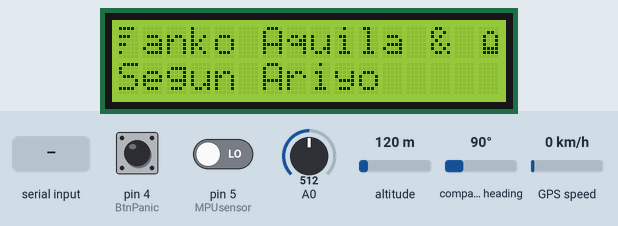
This sketch was run on a simulated Arduino Uno, built with avr-gcc and run on an emulated ATmega328P. On the bench: 16×2 character LCD. The test bench sets the inputs (shaded band); at power-on: pin 4 (BtnPanic) LOW, A0 = 512, pin 5 (MPUsensor) LOW, altitude 120 m, compass heading 90°, GPS speed 0 km/h. The GPS gets a fix after 3 s at 37.7749, -122.4194 with 8 satellites; the modem accepts every AT command (registered, SIM ready, sends succeed) and sends nothing else; what the sketch prints to the serial monitor is not drawn.

Above: at 11.8 s.
11.9 s: pin 4 (BtnPanic) pulled HIGH for 3.2 s
At 16.1 s:
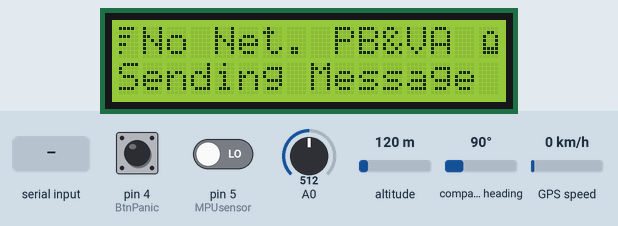
20.0 s: A0 set to 746
26.3 s: A0 set to 773
At 28.9 s:
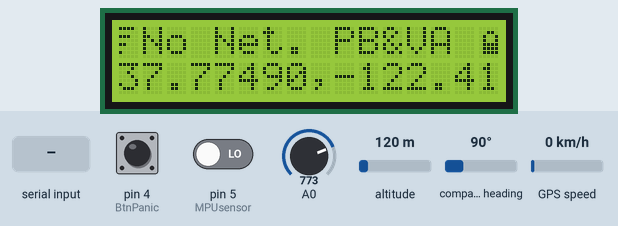
29.9 s: pin 5 (MPUsensor) driven HIGH
At 35.7 s:
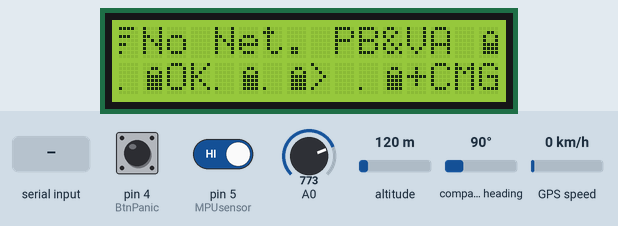
36.3 s: "GLO 1\n" received over the second serial link
At 38.0 s:
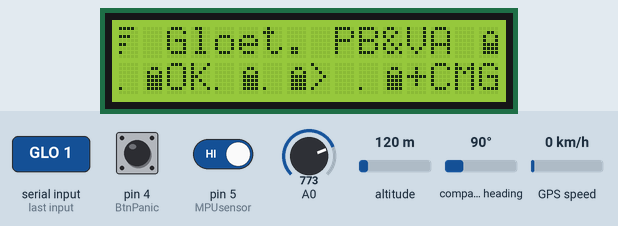
42.7 s: A0 set to 992
At 51.3 s:
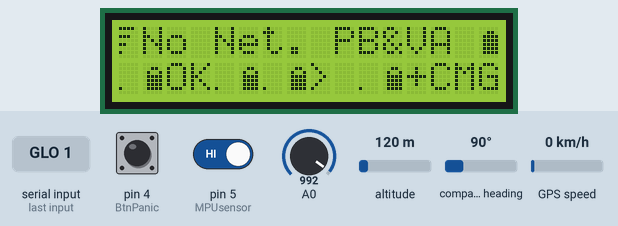
Timing chart, 0 to 52.8 s (numbered marks = the images above; inputs shaded):
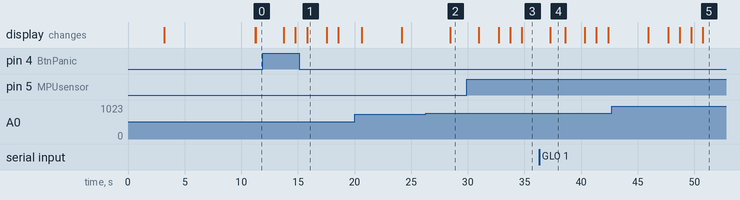

Measured:
- the behaviour switches between 756 and 757 on A0 (found by bisection; images 1 and 2)
- after the input at 11.9 s, the display: first changes after 1.9 s (image 1 shows a later state)
- after the input at 26.3 s, the display: changes after 2.1 s (image 2)
- after the input at 29.9 s, the display: first changes after 1.1 s (image 3 shows a later state)
- after the input at 36.3 s, the display: changes after 1.0 s (image 4)
- after the input at 42.7 s, the display: first differs from a run without the input after 8.1 s (image 5)
- what the display in image 1 shows lasts 1.8 s, from 15.8 s to 17.6 s

The sketch:

accident_detector__and_report.ino
```cpp
/* www.learningbuz.com */
/*Impport following Libraries*/
#include <SoftwareSerial.h>
#include <AltSoftSerial.h>
#include <LiquidCrystal_I2C.h>
#include <TinyGPS.h>

TinyGPS gps;
SoftwareSerial gns(3, 2); // RX, TX
AltSoftSerial gsm;        //rx@8, tx=9
LiquidCrystal_I2C lcd(0x27, 2, 1, 0, 4, 5, 6, 7, 3, POSITIVE);

float voltage;
int netInt;
int BtnPanic = 4;
int MPUsensor = 5;
int BatLevel = A0;
String phoneNumber = "+2348056946260";
int count;
String LAT;
String LON;
int timer;
String NetStatus;
byte batterybar0[8] = {
  0b00000,
  0b00110,
  0b01001,
  0b01001,
  0b01001,
  0b01001,
  0b01111
};

byte batterybar1[8] = {
  0b00000,
  0b00110,
  0b01001,
  0b01001,
  0b01001,
  0b01111,
  0b01111
};

byte batterybar2[8] = {
  0b00000,
  0b00110,
  0b01001,
  0b01001,
  0b01111,
  0b01111,
  0b01111
};
byte batterybar3[8] = {
  0b00000,
  0b00110,
  0b01001,
  0b01111,
  0b01111,
  0b01111,
  0b01111
};
byte batterybar4[8] = {
  0b00000,
  0b00110,
  0b01111,
  0b01111,
  0b01111,
  0b01111,
  0b01111
};


byte net4[8] = {
  0b11110,
  0b00000,
  0b11100,
  0b00000,
  0b11000,
  0b00000,
  0b10000
};


byte net2[8] = {
  0b00000,
  0b00000,
  0b00000,
  0b00000,
  0b11000,
  0b00000,
  0b10000
};

byte net1[8] = {
  0b00000,
  0b00000,
  0b00000,
  0b00000,
  0b00000,
  0b00000,
  0b10000
};

void setup() {
  Serial.begin(9600);
  gns.begin(9600);
  gsm.begin(9600);
  lcd.begin(16, 2); //Defining 16 columns and 2 rows of lcd display

  pinMode(BtnPanic, INPUT);
  pinMode(MPUsensor, INPUT);
  pinMode(A0, INPUT);

  lcd.createChar(0, batterybar1);
  lcd.createChar(1, batterybar2);
  lcd.createChar(2, batterybar3);
  lcd.createChar(3, batterybar4);
  lcd.createChar(5, net1);
  lcd.createChar(6, net2);
  lcd.createChar(7, net4);

 // writeString(0, 0, "welcome PBVARA");

 dispName();

  timer = millis();
}
//=========================================================loop
void loop() {
  netInt = RS();
  float flat, flon;
  unsigned long age;
  voltage = analogRead(A0) * 0.004822;
  int presTime = millis() - timer;

  if (presTime >= 6000) {

    smartdelay(200);

    gps.f_get_position(&flat, &flon, &age);

    LAT = String(flat, 6);

    LON = String(flon, 6);
    Serial.println("GPS: " + LAT + "," + LON);
    writeString(0, 1, "              ");
    writeString(0, 1, NetStatus + " PB&VA");
    clearLine(1);

    if (int(flat) != 1000) {writeString(1, 0, String(flat, 5) + "," + String(flon, 5));
    }
    else {writeString(1, 0, "GPS Connecting");}
    timer = millis();}

  int accidentSense = digitalRead(MPUsensor);

  if (accidentSense == 1) { message("accident");}


  if (digitalRead(BtnPanic) == 1) {  timer = millis();

    while (digitalRead(BtnPanic) == 1) {
      Serial.println("BTN ON");
      clearLine(1);
      writeString(1, 0, String(voltage, 2) + "volt " + String(RS()) + "dB");
      delay(1000);
    }
    int pressTime = millis() - timer;
    if (pressTime <= 3000) {message("panic"); delay(1000);}
    if (pressTime > 3000) {Serial.println("high ");}
    clearLine(1);
  }

  serialRead();
  delay(20);

  battBar(0, 15);
  delay(20);

  if (netInt != 0) {
    netBar(0, 0, netInt);
    count = 0;
    Netype();
  }

  if (count == 8) {
    netBar(0, 0, netInt);
  }

  count += 1;
}


void serialRead() {
  if (gsm.available()) {
    //Serial.println(gsm.readString());
      writeString(1, 0,gsm.readString());

  }
  if (Serial.available()) {
    gsm.println(Serial.readString());
  }
  delay(1000);
}

static void smartdelay(unsigned long ms)
{
  unsigned long start = millis();
  do
  {
    while (gns.available())
      gps.encode(gns.read());
  } while (millis() - start < ms);
}


void writeString(int line, int pixel, String Value) {
  lcd.setCursor(pixel, line);
  lcd.print(Value);
}

void writeByte(int line, int pixel, int Value) {
  lcd.setCursor(pixel, line);
  lcd.write(byte(Value));
}

void battBar(int line, int pixel) {

  if (voltage <= 3.65) {
    writeByte(line, pixel, 0);
  }
  if (voltage > 3.65 && voltage <= 3.80) {
    writeByte(line, pixel, 1);
  }
  if (voltage > 3.80 && voltage <= 4.00) {
    writeByte(line, pixel, 2);
  }
  if (voltage > 4.00) {
    writeByte(line, pixel, 3);
  }
}

void netBar(int line, int pixel, int netInt) {
  if (netInt <= 10) {
    writeByte(line, pixel, 5);
  }
  if (netInt > 10 && voltage <= 15) {
    writeByte(line, pixel, 6);
  }
  if (netInt > 15) {
    writeByte(line, pixel, 7);
  }
}

int RS() {
  gsm.write("AT+CSQ\r");
  String raw = gsm.readString();
  //Serial.println(raw);
  raw = raw.substring(raw.indexOf(' ') + 1, raw.indexOf(','));
  int rssi = raw.toInt();
  return rssi;
}

void Netype() {

  gsm.write("AT+COPS?\r");

  delay(200);

  String raw = gsm.readString();

  Serial.println(raw);

  raw.toUpperCase();

  if (raw.indexOf("MTN") > 1) {

    NetStatus = "MTN";
  }
  else if (raw.indexOf("GLO") > 1) {
    writeString(0, 1, " Glo");
    NetStatus = "Glo";
  }

  else if (raw.indexOf("AIRTEL") > 1) {
    NetStatus = "Airtel";
  }

  else  if (raw.indexOf("62160") > 1) {
    NetStatus = "9Mob.";
  }

  else {
    NetStatus = "No Net.";
  }

}

void message(String SMS) {
  clearLine(1);
  writeString(1, 0, "Sending Message");
  String loc = "\nview http://maps.google.com/maps?q=loc:" + LAT + "," + LON;
  gsm.println("AT+CMGF=1");
  delay(500);
  gsm.println("AT+CMGS=\"" + phoneNumber + "\"");
  delay(1000);

  if (SMS.indexOf("fire") >= 0) {
    gsm.println("my car is on fire" + loc);
  }

  else if (SMS.indexOf("panic") >= 0) {
    gsm.println("i am under distress." + loc);
    Serial.println("i am under distress." + loc);
  }
  else if (SMS.indexOf("accident") >= 0) {
    gsm.println("I just had an accident." + loc);
  }

  delay(100);
  gsm.write(0x1A); //Equivalent to sending Ctrl+Z.
  writeString(1, 0, "Message Sent!");
  delay(1000);
  clearLine(1);
}

void clearLine(int line) {
  writeString(line, 0, "                ");
}

void dispName() {
  writeString(0, 0, "this project is");
  writeString(1, 0, "presented by");
  delay(3000);
  clearLine(0); clearLine(1);
  writeString(0, 0, "Tanko Aquila &");
  writeString(1, 0, "Segun Ariyo");
  delay(3000);
}
```
